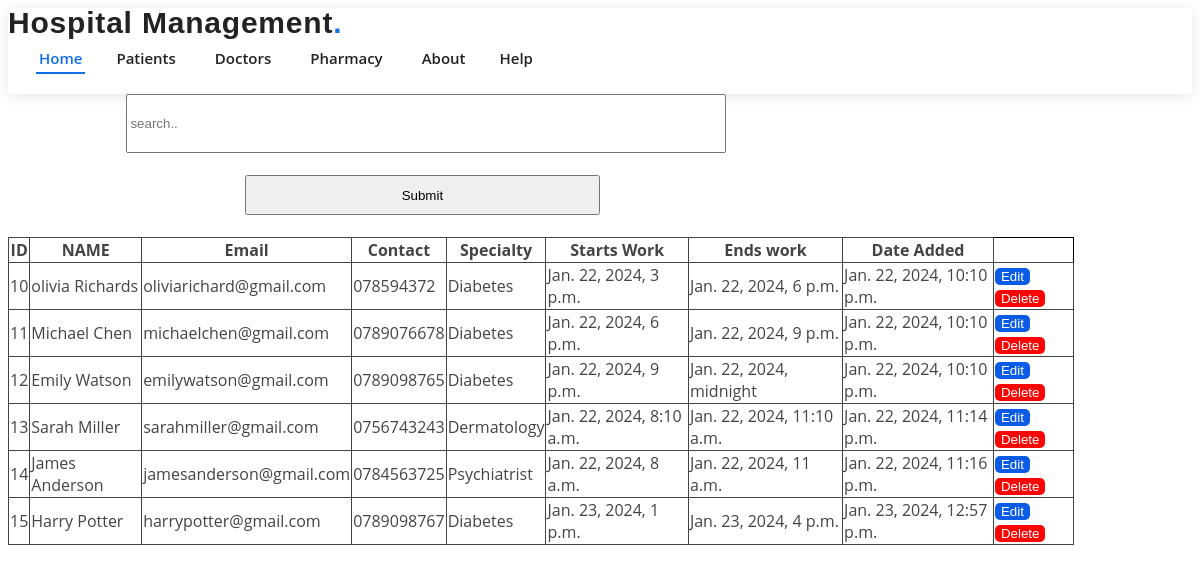
Screenshot of /main/view_doctors/ with the database file from the repository.
### main/models.py (models this page shows, shortened)
class Doctor(models.Model):
    fullname = models.CharField(max_length=200)
    email = models.EmailField(max_length=200)
    contact = models.CharField(max_length=15)
    specialty = models.CharField(max_length=200)
    time_starts_working = models.DateTimeField(default=datetime.datetime.combine(datetime.datetime.today(),datetime.time(8,0)))
    time_ends_working = models.DateTimeField(default=datetime.datetime.combine(datetime.datetime.today(),datetime.time(11,0)))
    date_added = models.DateTimeField(default=datetime.datetime.now())

### main/views.py (the view)
# urls.py: path('view_doctors/',views.view_doctors,name='view_doctors'),
def view_doctors(request):
    return render(request,'home/view_doctors.html',{'doctors':Doctor.objects.all()})

### main/templates/home/view_doctors.html (shortened to what this page needs)
{%extends 'base.html'%}
{%block body%}
<form action="{%url 'search_doctor'%}" method="post">
<input type="text" placeholder="search.." name="search_doctor" list="doctors" class="text-input"><br><br>
<input type="submit" class="btn-primary"><br><br>
</form>
<table>
    <thead>
        <th>ID</th>
        <th>NAME</th>
        <th>Email</th>
        <th>Contact</th>
        <th>Specialty</th>
        <th>Starts Work</th>
        <th>Ends work</th>
        <th>Date Added</th>
    </thead>
    <tbody>
        {%for doctor in doctors%}
        <tr>
            <td>{{doctor.id}}</td>
            <td>{{doctor.fullname}}</td>
            <td>{{doctor.email}}</td>
            <td>{{doctor.contact}}</td>
            <td>{{doctor.specialty}}</td>
            <td>{{doctor.time_starts_working}}</td>
            <td>{{doctor.time_ends_working}}</td>
            <td>{{doctor.date_added}}</td>
            <td><a href="{%url 'edit_doctor' doctor.id%}"><button class="btn-edit">Edit</button></a><a href="{%url 'delete_doctor' doctor.id%}"><button class="btn-delete">Delete</button></a></td>
        </tr>
        {%endfor%}
    </tbody>
</table>
{%endblock%}

### main/templates/base.html (shortened to what this page needs)
{%load static%}
<!DOCTYPE html>
<html lang="en">
<head>
    <link rel="stylesheet" href="{%static 'styles.css'%}">
</head>
<body>
    <header id="header" class="d-flex align-items-center">
        <div class="container d-flex align-items-center justify-content-between">
          <h1 class="logo"><a href="{%url 'index'%}">Hospital Management<span>.</span></a></h1>
          <nav id="navbar" class="navbar">
            <ul>
              <li><a class="nav-link scrollto active" href="{%url 'index'%}">Home</a></li>
              <li class="dropdown"><a href="#"><span>Patients</span> </a>
                  <li><a href="{%url 'new_patient_view'%}">New Patients</a></li>                  </li>
                </ul>
              <li class="dropdown"><a href="#"><span>Doctors</span> </a>
              </li>
              <li class="dropdown"><a href="#"><span>Pharmacy</span> </a>
                  </li>
              <li><a class="nav-link scrollto" href="https://onesmusbett.wordpress.com/about">About</a></li>
              <li><a class="nav-link scrollto" href="https://onesmusbett.wordpress.com/">Help</a></li>
          </nav>
        </div>
      </header>
    {%block body%}
    {%endblock%}
</body>
</html>

### main/static/styles.css (style rules this page uses)
body { font-family: "Open Sans", sans-serif; color: #444444; }
a { color: #106eea; text-decoration: none; }
h1, h2, h3, h4, h5, h6 { font-family: "Roboto", sans-serif; }
#header { background: #fff; transition: all 0.5s; z-index: 997; height: 86px; box-shadow: 0px 2px 15px rgba(0, 0, 0, 0.1); }
#header .logo { font-size: 30px; margin: 0; padding: 0; line-height: 1; font-weight: 600; letter-spacing: 0.8px; font-family: "Poppins", sans-serif; }
#header .logo a { color: #222222; }
#header .logo a span { color: #106eea; }
.navbar { padding: 0; }
.navbar ul { margin: 0; padding: 0; display: flex; list-style: none; align-items: center; }
.navbar li { position: relative; }
.navbar>ul>li { white-space: nowrap; padding: 10px 0 10px 28px; }
.navbar a, .navbar a:focus { display: flex; align-items: center; justify-content: space-between; padding: 0 3px; font-size: 15px; font-weight: 600; color: #222222; white-space: nowrap; transition: 0.3s; position: relative; }
.navbar>ul>li>a:before { content: ""; position: absolute; width: 100%; height: 2px; bottom: -6px; left: 0; background-color: #106eea; visibility: hidden; width: 0px; transition: all 0.3s ease-in-out 0s; }
.navbar a:hover:before, .navbar li:hover>a:before, .navbar .active:before { visibility: visible; width: 100%; }
.navbar a:hover, .navbar .active, .navbar .active:focus, .navbar li:hover>a { color: #106eea; }
.text-input { width: 50%; height: 40pt; }

### main/templates/home/view_doctors.html (style rules this page uses)
.btn-edit { border: none; color: white; background-color: rgb(10, 91, 230); border-radius: 5px; cursor: pointer; }
.btn-delete { background-color: rgb(252, 4, 4); color: white; border-radius: 5px; cursor: pointer; border: none; }
.text-input { width: 50%; height: 40pt; margin-left: 10%; }
.btn-primary { width: 30%; height: 30pt; margin-left: 20% }
table { border: 0.5px solid; width: 90%; border-color: black; border-collapse: collapse; }
th,td { border: 1px solid; border-collapse: collapse; }

### rows the page displays
Doctor: id "10", fullname "olivia Richards", email "oliviarichard@gmail.com", contact "078594372", specialty "Diabetes", time_starts_working "Jan. 22, 2024, 3 p.m.", time_ends_working "Jan. 22, 2024, 6 p.m.", date_added "Jan. 22, 2024, 10:10 p.m."
Doctor: id "11", fullname "Michael Chen", email "michaelchen@gmail.com", contact "0789076678", specialty "Diabetes", time_starts_working "Jan. 22, 2024, 6 p.m.", time_ends_working "Jan. 22, 2024, 9 p.m.", date_added "Jan. 22, 2024, 10:10 p.m."
Doctor: id "12", fullname "Emily Watson", email "emilywatson@gmail.com", contact "0789098765", specialty "Diabetes", time_starts_working "Jan. 22, 2024, 9 p.m.", time_ends_working "Jan. 22, 2024, midnight", date_added "Jan. 22, 2024, 10:10 p.m."
Doctor: id "13", fullname "Sarah Miller", email "sarahmiller@gmail.com", contact "0756743243", specialty "Dermatology", time_starts_working "Jan. 22, 2024, 8:10 a.m.", time_ends_working "Jan. 22, 2024, 11:10 a.m.", date_added "Jan. 22, 2024, 11:14 p.m."
Doctor: id "14", fullname "James Anderson", email "jamesanderson@gmail.com", contact "0784563725", specialty "Psychiatrist", time_starts_working "Jan. 22, 2024, 8 a.m.", time_ends_working "Jan. 22, 2024, 11 a.m.", date_added "Jan. 22, 2024, 11:16 p.m."
Doctor: id "15", fullname "Harry Potter", email "harrypotter@gmail.com", contact "0789098767", specialty "Diabetes", time_starts_working "Jan. 23, 2024, 1 p.m.", time_ends_working "Jan. 23, 2024, 4 p.m.", date_added "Jan. 23, 2024, 12:57 p.m."
